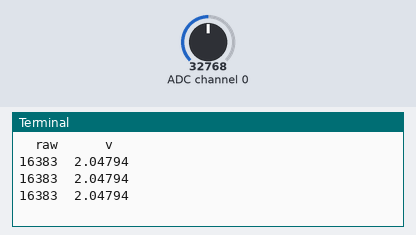
A program run on a simulated Raspberry Pi (BCM pin numbers). Shown: the last lines printed to the terminal. The test bench sets the inputs (shaded band); at power-on: ADC channel 0 = 32768 (analog values on the 0–65535 scale).

Above: at 1.2 s.
1.3 s: ADC channel 0 set to 19660
At 2.0 s:
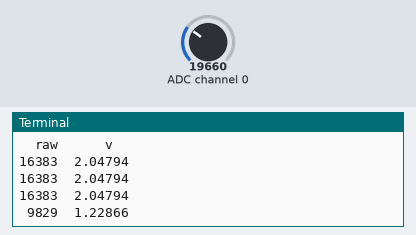
3.0 s: ADC channel 0 set to 0
At 3.5 s:
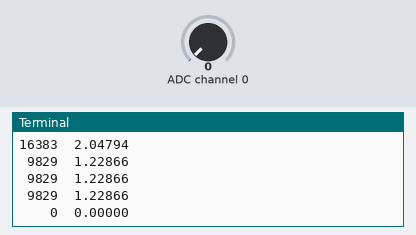

The program:

ldr_read.py
```python
#!/usr/bin/python
#encoding:utf-8

import time
import board
import busio
import adafruit_ads1x15.ads1015 as ADS
from adafruit_ads1x15.analog_in import AnalogIn

# Create the I2C bus
i2c = busio.I2C(board.SCL, board.SDA)

# Create the ADC object using the I2C bus
ads = ADS.ADS1015(i2c)
ads.gain = 1

# Create single-ended input on channel 0
chan = AnalogIn(ads, ADS.P0)

print("{:>5}\t{:>5}".format('raw', 'v'))

while True:
    print("{:>5}\t{:>5.5f}".format(chan.value, chan.voltage))
    time.sleep(0.5)
```

Measured:
- after the input at 1.3 s, the terminal: prints a new line after 0.27 s (image 1)
- after the input at 3.0 s, the terminal: prints a new line after 0.11 s (image 2)
